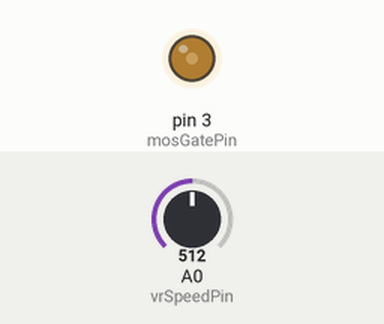
Bench run of a sketch on a simulated Arduino Uno, built with avr-gcc and run on an emulated ATmega328P. On the bench: output pins drawn as LEDs (lit = HIGH). The inputs (shaded band) are chosen by the test bench; at power-on: A0 (vrSpeedPin) = 512. What the sketch prints to the serial monitor is not drawn.

Above: at 1.2 s.
1.3 s: A0 (vrSpeedPin) set to 716
At 1.9 s:
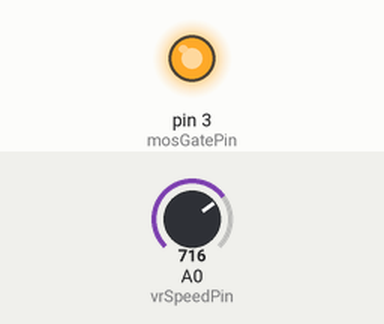
2.8 s: A0 (vrSpeedPin) set to 306
At 3.1 s:
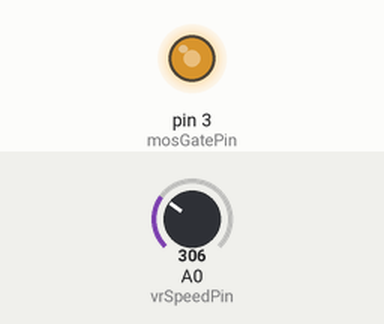
4.3 s: A0 (vrSpeedPin) set to 122
At 5.4 s:
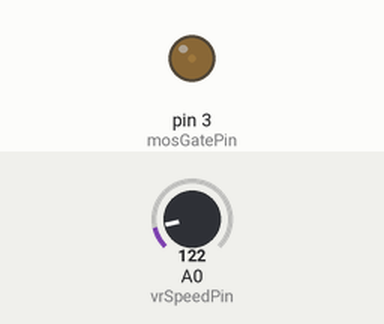
5.8 s: A0 (vrSpeedPin) set to 511
At 6.5 s:
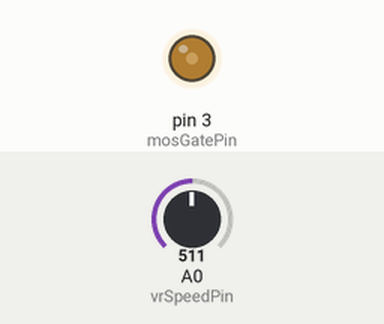
Timing chart, 0 to 8.3 s (numbered marks = the images above; inputs shaded):
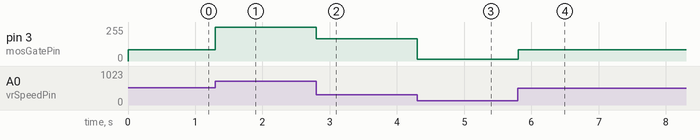

The sketch:

pump.ino
```cpp
#define vrSpeedPin A0
#define mosGatePin 3

void setup() {
  // put your setup code here, to run once:
  pinMode(vrSpeedPin, INPUT);
  pinMode(mosGatePin, OUTPUT);

  Serial.begin(115200);
}

void loop() {
  // put your main code here, to run repeatedly:
  int speedFromPin = analogRead(vrSpeedPin);
  int speed = 0;

  //Serial.print(speedFromPin);

  //  if (speedFromPin < 16) {
  //    speed = 0;
  //  } else if (speedFromPin > 16 && speedFromPin < 168) {
  //    speed = 168;
  //  } else if (speedFromPin > 168 && speedFromPin < 1000) {
  //    speed = speedFromPin;
  //  } else if (speedFromPin > 1000) {
  //    speed = 1023;
  //  }

  //Serial.println(String(speedFromPin) + " " + String(speed));

  speed = map(speedFromPin, 0, 1023, 168, 1023);
  Serial.println(String(speedFromPin) + " " + String(speed));

  analogWrite(mosGatePin, speed);

  delay(2);
}
```

Measured:
- after the input at 1.3 s, pin 3 (mosGatePin): 83/255 → 254/255 at once
- after the input at 2.8 s, pin 3 (mosGatePin): 254/255 → 167/255 at once
- after the input at 4.3 s, pin 3 (mosGatePin): 167/255 → 13/255 at once
- after the input at 5.8 s, pin 3 (mosGatePin): 13/255 → 83/255 at once
